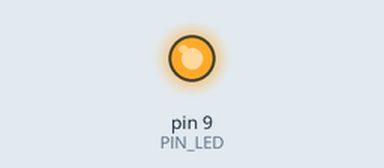
Simulated run of this sketch. Board: Arduino Uno, built with avr-gcc and run on an emulated ATmega328P. Shown: output pins drawn as LEDs (lit = HIGH).

Above: at 0.1 s.
Timing chart, 0 to 1.6 s (numbered marks = the images above):
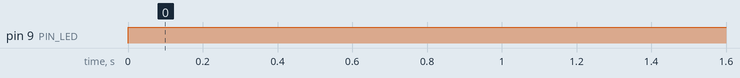

The sketch:

blink.ino
```cpp
#define PIN_LED 9

static bool state = false;

struct StaticTest {
	StaticTest() {
		Serial.print("millis() = ");
		Serial.println(millis());

		pinMode(PIN_LED, OUTPUT);

		for (uint8_t i = 0; i < 10; i++) {
			state = !state;
			digitalWrite(PIN_LED, state ? HIGH : LOW);
			delay(250);
		}
	}
} staticTest;

void setup() {
	pinMode(PIN_LED, OUTPUT);
}

void loop() {
	state = !state;
	digitalWrite(PIN_LED, state ? HIGH : LOW);
	delay(1000);
}
```

Measured:
- by itself, pin 9 (PIN_LED): LOW → HIGH at 0.00 s
